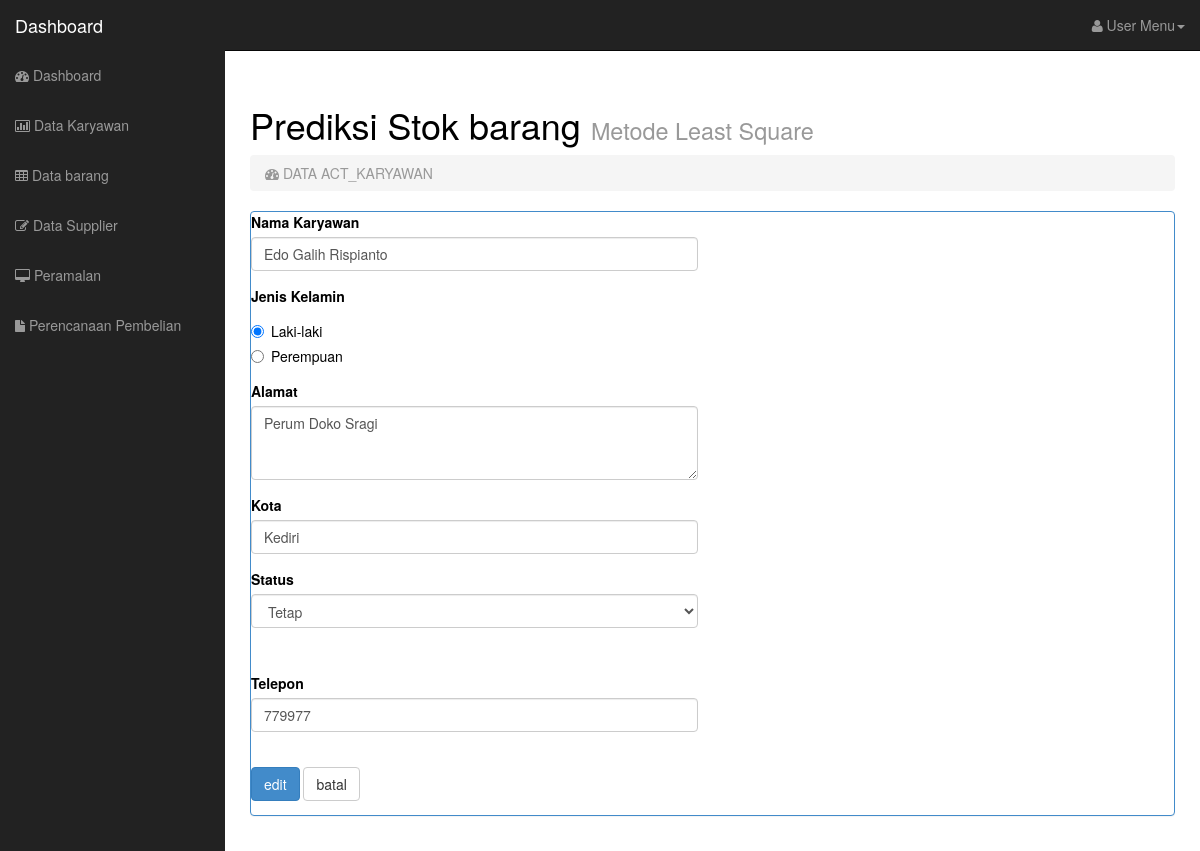
The app's page /dashboard.php?page=act_karyawan&id=2&act=edit with its own data.
### tables this page shows
CREATE TABLE IF NOT EXISTS `karyawan` (
  `id_karyawan` int(5) NOT NULL AUTO_INCREMENT,
  `nama` varchar(40) DEFAULT NULL,
  `alamat` text,
  `kota` varchar(25) DEFAULT NULL,
  `jenis_kelamin` enum('L','P') DEFAULT NULL,
  `status` enum('tetap','tidak') DEFAULT NULL,
  `telepon` varchar(13) DEFAULT NULL,
  PRIMARY KEY (`id_karyawan`)
);

### act_karyawan.php (the view, shortened to what this page needs)
<?php
if ((isset($_POST["aksi"])) && ($_POST["aksi"] == "tambah")) {
 $nama_karyawan=$_POST['nama_karyawan'];
 $gender=$_POST['gender'];
 $alamat=$_POST['alamat'];
 $kota=$_POST['kota'];
 $status=$_POST['status'];
 $telepon=$_POST['telepon'];
 $qry="INSERT INTO karyawan VALUES('','$nama_karyawan','$alamat','$kota','$gender','$status','$telepon')";
 $tambah=mysqli_query($conn,$qry) or die(mysqli_error($conn));
 if ($tambah) {
 	exit("<script>location.href='?page=karyawan'</script>");
	}
} else if ((isset($_GET["act"])) && ($_GET["act"] == "edit")) {
  $id=$_GET['id'];
  $qry="SELECT * FROM karyawan WHERE id_karyawan='$id'";
  $edit=mysqli_query($conn,$qry) or die(mysqli_error($conn));
  $row_edit=mysqli_fetch_assoc($edit);
} else if ((isset($_GET["act"])) && ($_GET["act"] == "del")) {
  $id=$_GET['id'];
  $qry="DELETE FROM karyawan WHERE id_karyawan='$id'";
  $del=mysqli_query($conn,$qry) or die(mysqli_error($conn));
  if ($del) {
 	exit("<script>location.href='?page=karyawan'</script>");
	}
}
?>
<div class="row">
  <div class="col-lg-6">
    <form role="form" method="post">
      <div class="form-group">
        <label>Nama Karyawan</label>
        <input class="form-control" type="text" name="nama_karyawan" value="<?php if(isset($row_edit['nama'])){echo $row_edit['nama'];} ?>">
      </div>
      <div class="form-group">
        <label>Jenis Kelamin</label>
        <div class="radio">
          <label>
          <input type="radio" name="gender" id="gender" value="L" <?php if (!(strcmp($row_edit['jenis_kelamin'],"L"))) {echo "CHECKED";} ?>>
            Laki-laki </label>
        </div>
        <div class="radio">
          <label>
          <input type="radio" name="gender" id="gender" value="P" <?php if (!(strcmp($row_edit['jenis_kelamin'],"P"))) {echo "CHECKED";} ?>>
            Perempuan </label>
        </div>
      </div>
      <div class="form-group">
        <label>Alamat </label>
        <textarea class="form-control" rows="3" name="alamat"><?php if(isset($row_edit['alamat'])){echo $row_edit['alamat'];} ?></textarea>
      </div>
      <div class="form-group">
        <label>Kota</label>
        <input type="text" class="form-control" name="kota" value="<?php if(isset($row_edit['kota'])){echo $row_edit['kota'];} ?>">
      </div>
      <div class="form-group">
        <label>Status</label>
        <select name="status" class="form-control" id="status">
          <option value="tetap" <?php if (!(strcmp($row_edit['status'],"tetap"))) {echo "selected";} ?>>Tetap</option>
                </select>
        <div class="radio">
        </div>
         </div>
      <div class="form-group">
        <label>Telepon</label>
        <input type="text" class="form-control" name="telepon" value="<?php if(isset($row_edit['telepon'])){echo $row_edit['telepon'];} ?>">
      </div>
      <div class="form-group">
      </div>
      <input type="submit" class="btn btn-primary" name="aksi" value="<?php if (isset($_GET['act'])) {echo $_GET['act'];} ?>">
      <input type="reset" class="btn btn-default" onclick="self.history.back()" value="batal">
    </form>
  </div>
</div>

### css/sb-admin.css (style rules this page uses)
body { margin-top: 50px; }

### records on screen
karyawan: nama_karyawan "Edo Galih Rispianto", jenis_kelamin "☑ Laki-laki", jenis_kelamin "☐ Perempuan", alamat "Perum Doko Sragi", kota "Kediri", telepon "779977"

### other values on screen
$_GET['page'] "ACT_KARYAWAN"
